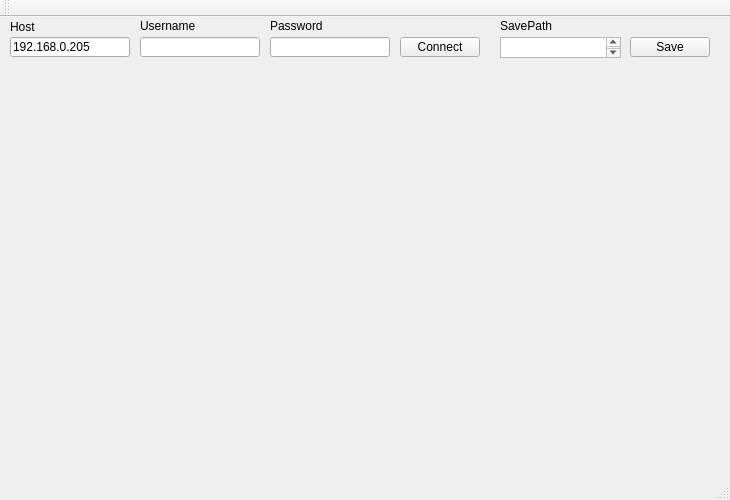
<?xml version="1.0" encoding="UTF-8"?>
<ui version="4.0">
 <class>MainWindow</class>
 <widget class="QMainWindow" name="MainWindow">
  <property name="geometry">
   <rect>
    <x>0</x>
    <y>0</y>
    <width>730</width>
    <height>500</height>
   </rect>
  </property>
  <property name="windowTitle">
   <string>MainWindow</string>
  </property>
  <widget class="QWidget" name="centralWidget">
   <widget class="QLineEdit" name="hostip">
    <property name="geometry">
     <rect>
      <x>10</x>
      <y>20</y>
      <width>120</width>
      <height>20</height>
     </rect>
    </property>
    <property name="text">
     <string>192.168.0.205</string>
    </property>
   </widget>
   <widget class="QPushButton" name="connect_btn">
    <property name="geometry">
     <rect>
      <x>400</x>
      <y>20</y>
      <width>80</width>
      <height>20</height>
     </rect>
    </property>
    <property name="text">
     <string>Connect</string>
    </property>
   </widget>
   <widget class="QLabel" name="host">
    <property name="geometry">
     <rect>
      <x>10</x>
      <y>0</y>
      <width>60</width>
      <height>20</height>
     </rect>
    </property>
    <property name="text">
     <string>Host</string>
    </property>
   </widget>
   <widget class="QLabel" name="monitor">
    <property name="geometry">
     <rect>
      <x>30</x>
      <y>60</y>
      <width>640</width>
      <height>480</height>
     </rect>
    </property>
    <property name="autoFillBackground">
     <bool>false</bool>
    </property>
    <property name="text">
     <string/>
    </property>
   </widget>
   <widget class="QLabel" name="label">
    <property name="geometry">
     <rect>
      <x>140</x>
      <y>0</y>
      <width>66</width>
      <height>17</height>
     </rect>
    </property>
    <property name="text">
     <string>Username</string>
    </property>
   </widget>
   <widget class="QLineEdit" name="username">
    <property name="geometry">
     <rect>
      <x>140</x>
      <y>20</y>
      <width>120</width>
      <height>20</height>
     </rect>
    </property>
    <property name="text">
     <string/>
    </property>
   </widget>
   <widget class="QLabel" name="label_2">
    <property name="geometry">
     <rect>
      <x>270</x>
      <y>0</y>
      <width>66</width>
      <height>17</height>
     </rect>
    </property>
    <property name="text">
     <string>Password</string>
    </property>
   </widget>
   <widget class="QLineEdit" name="passoword">
    <property name="geometry">
     <rect>
      <x>270</x>
      <y>20</y>
      <width>120</width>
      <height>20</height>
     </rect>
    </property>
    <property name="text">
     <string/>
    </property>
   </widget>
   <widget class="QPushButton" name="save_btn">
    <property name="geometry">
     <rect>
      <x>630</x>
      <y>20</y>
      <width>80</width>
      <height>20</height>
     </rect>
    </property>
    <property name="text">
     <string>Save</string>
    </property>
    <property name="checkable">
     <bool>false</bool>
    </property>
    <property name="checked">
     <bool>false</bool>
    </property>
    <property name="default">
     <bool>false</bool>
    </property>
   </widget>
   <widget class="QLabel" name="label_3">
    <property name="geometry">
     <rect>
      <x>500</x>
      <y>0</y>
      <width>66</width>
      <height>17</height>
     </rect>
    </property>
    <property name="text">
     <string>SavePath</string>
    </property>
   </widget>
   <widget class="QTextEdit" name="savepath">
    <property name="geometry">
     <rect>
      <x>500</x>
      <y>20</y>
      <width>121</width>
      <height>21</height>
     </rect>
    </property>
    <property name="acceptRichText">
     <bool>true</bool>
    </property>
   </widget>
  </widget>
  <widget class="QMenuBar" name="menuBar">
   <property name="geometry">
    <rect>
     <x>0</x>
     <y>0</y>
     <width>730</width>
     <height>25</height>
    </rect>
   </property>
  </widget>
  <widget class="QToolBar" name="mainToolBar">
   <attribute name="toolBarArea">
    <enum>TopToolBarArea</enum>
   </attribute>
   <attribute name="toolBarBreak">
    <bool>false</bool>
   </attribute>
  </widget>
  <widget class="QStatusBar" name="statusBar"/>
 </widget>
 <layoutdefault spacing="6" margin="11"/>
 <resources/>
 <connections/>
</ui>
